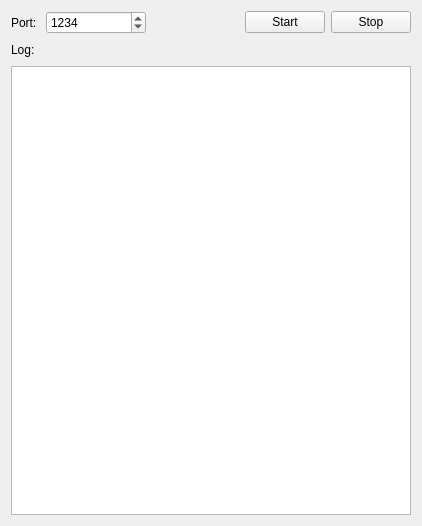
<?xml version="1.0" encoding="UTF-8"?>
<ui version="4.0">
 <class>MessengerServer</class>
 <widget class="QWidget" name="MessengerServer">
  <property name="geometry">
   <rect>
    <x>0</x>
    <y>0</y>
    <width>412</width>
    <height>526</height>
   </rect>
  </property>
  <property name="windowTitle">
   <string>MessengerServer</string>
  </property>
  <layout class="QGridLayout" name="gridLayout">
   <item row="0" column="0">
    <layout class="QHBoxLayout" name="horizontalLayout_3">
     <item>
      <widget class="QLabel" name="label_2">
       <property name="text">
        <string>Port: </string>
       </property>
      </widget>
     </item>
     <item>
      <widget class="QSpinBox" name="portSpinBox">
       <property name="minimumSize">
        <size>
         <width>100</width>
         <height>0</height>
        </size>
       </property>
       <property name="maximum">
        <number>99999</number>
       </property>
       <property name="value">
        <number>1234</number>
       </property>
      </widget>
     </item>
     <item>
      <spacer name="horizontalSpacer_3">
       <property name="orientation">
        <enum>Qt::Horizontal</enum>
       </property>
       <property name="sizeHint" stdset="0">
        <size>
         <width>40</width>
         <height>20</height>
        </size>
       </property>
      </spacer>
     </item>
     <item>
      <widget class="QPushButton" name="startButton">
       <property name="text">
        <string>Start</string>
       </property>
      </widget>
     </item>
     <item>
      <widget class="QPushButton" name="stopButton">
       <property name="text">
        <string>Stop</string>
       </property>
      </widget>
     </item>
    </layout>
   </item>
   <item row="1" column="0">
    <layout class="QHBoxLayout" name="horizontalLayout_4">
     <item>
      <widget class="QLabel" name="label_3">
       <property name="text">
        <string>Log:</string>
       </property>
      </widget>
     </item>
     <item>
      <spacer name="horizontalSpacer_4">
       <property name="orientation">
        <enum>Qt::Horizontal</enum>
       </property>
       <property name="sizeHint" stdset="0">
        <size>
         <width>40</width>
         <height>20</height>
        </size>
       </property>
      </spacer>
     </item>
    </layout>
   </item>
   <item row="2" column="0">
    <widget class="QTextEdit" name="logEdit">
     <property name="minimumSize">
      <size>
       <width>400</width>
       <height>350</height>
      </size>
     </property>
    </widget>
   </item>
  </layout>
 </widget>
 <layoutdefault spacing="6" margin="11"/>
 <resources/>
 <connections/>
</ui>
